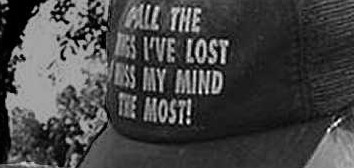
#> input picture Exercises/Fourier/97.jpg, 354 x 168 px, found by its file name
$ python ex.py
#> lines starting #> are read from the running program, lines starting #| are printed output that depends on the picture
import cv2
import matplotlib.pyplot as plt
import numpy as np

img = cv2.imread("F:\Third Year\GIT MY PROJECTS\DIGITAL_IMAGE_PROCESSING\Digital_Image_Processing\Exercises\Fourier\97.jpg", 0)
#> img is the input picture: shape (168, 354); min 0, max 255, mean 69.4

ft_img = np.fft.fft2(img)
fshift_img = np.fft.fftshift(ft_img)
magnitude_spectrum_shifted = 20*np.log(np.abs(fshift_img))
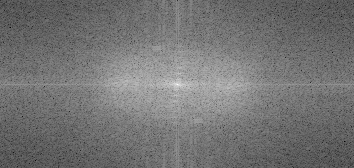
#> magnitude_spectrum_shifted: shape (168, 354) float64; min 7.99, max 304.7, mean 142.8; drawn with min black and max white


rows, cols = img.shape
#> rows = 168; cols = 354
crows, ccols = int(rows/2), int(cols/2)
#> crows = 84; ccols = 177
mask = np.ones((rows, cols),np.uint8)
r =10
center = [crows, ccols]
#> center = [84, 177]
x,y = np.ogrid[:rows,:cols]
#> x = 168 values from 0 to 167
mask_area = (x-center[0])**2 +(y-center[1])**2 <= r*r
mask[mask_area] = 0

fshift_and_mask = fshift_img * mask
ft_shift_with_mask = np.abs(fshift_and_mask)
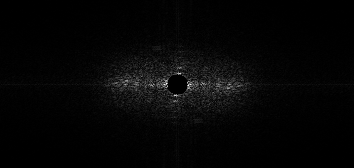
#> ft_shift_with_mask: shape (168, 354) float64; min 0, max 144835.1, mean 3361.9; drawn with min black and max white
f_ishift = np.fft.ifftshift(fshift_and_mask)
img_back = np.fft.ifft2(f_ishift)
img_back = np.abs(img_back)
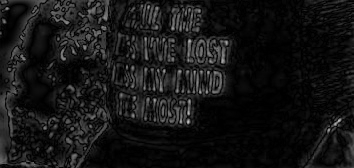
#> img_back: shape (168, 354) float64; min 0.000184, max 189.6, mean 21.2


plt.subplot(141)
plt.xticks([]), plt.yticks([])
plt.title("Original Image", color = "maroon", fontsize = 8)
plt.imshow(img, "gray")

plt.subplot(142)
plt.xticks([]), plt.yticks([])
plt.title("Magnitude", color = "maroon", fontsize = 8)
plt.imshow(magnitude_spectrum_shifted, "gray")

plt.subplot(143)
plt.xticks([]), plt.yticks([])
plt.title("Final", color = "maroon", fontsize = 8)
plt.imshow(mask, "gray")

plt.subplot(144)
plt.xticks([]), plt.yticks([])
plt.title("Final", color = "maroon", fontsize = 8)
plt.imshow(img_back, "gray")


plt.show()
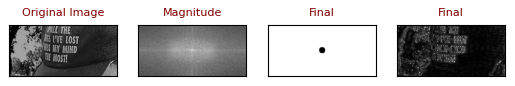
#> figure drawn by matplotlib, 4 panels

$ run again, with Exercises/Fourier/97_1.jpg copied over Exercises/Fourier/97.jpg
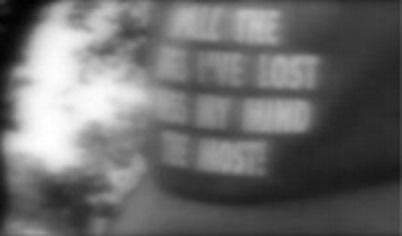
#> input picture Exercises/Fourier/97_1.jpg, 402 x 236 px, found by its file name
#> `img_back = np.abs(img_back)`:
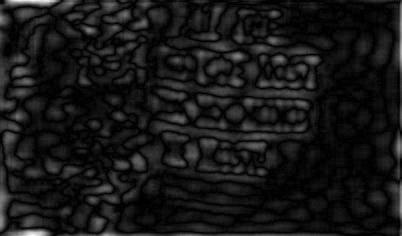
#> img_back: shape (236, 402) float64; min 0.000248, max 67.13, mean 6.2; drawn with min black and max white
#> `plt.show()`:
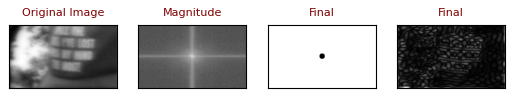
#> figure drawn by matplotlib, 4 panels
